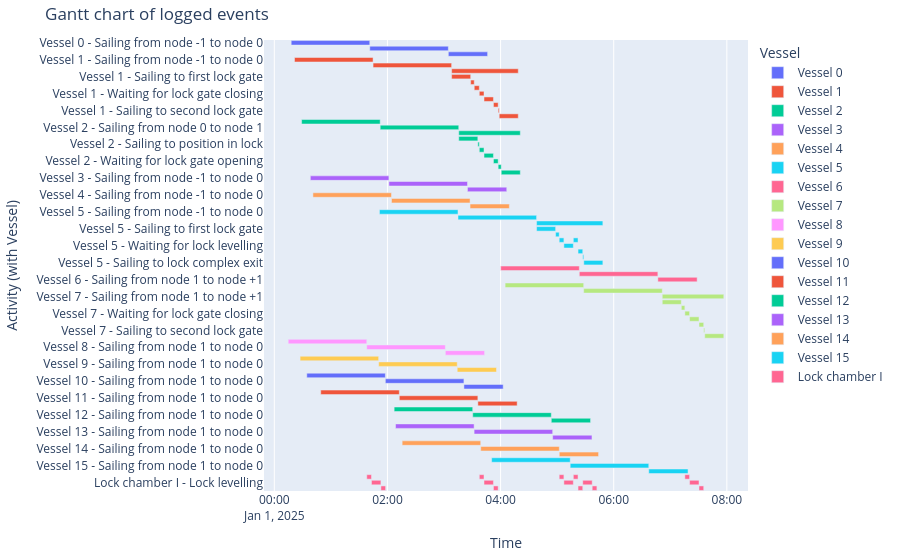

Here is the notebook cell this chart was saved with:
### Markdown cell above
##### Gantt chart of event table
We can create a gantt chart of all the objects:

### Code cell
df_eventtable = opentnsim.core.logutils.logbook2eventtable([*vessels, lock_chamber_I, lock_chamber_II])
fig = generate_vessel_gantt_chart(df_eventtable)

### Figure 1 — Plotly figure (JSON) as saved in the notebook; plotly's stock layout.template omitted (floating-point values rounded to 4 significant figures)
{"data": [{"base": ["2025-01-01T00:17:55.000000000", "2025-01-01T01:41:15.000000000", "2025-01-01T03:04:35.000000000"], "hovertemplate": "object name=Vessel 0<br>start time=%{base}<br>stop time=%{x}<br>activity label=%{y}<extra></extra>", "legendgroup": "Vessel 0", "marker": {"color": "#636efa", "pattern": {"shape": ""}}, "name": "Vessel 0", "orientation": "h", "showlegend": true, "textposition": "auto", "type": "bar", "x": [5000000, 5000000, 2500000], "xaxis": "x", "y": ["Vessel 0 - Sailing from node -1 to node 0", "Vessel 0 - Sailing from node 0 to node 1", "Vessel 0 - Sailing from node 1 to node +1"], "yaxis": "y"}, {"base": ["2025-01-01T00:21:25.000000000", "2025-01-01T01:44:45.000000000", "2025-01-01T03:08:05.000000000", "2025-01-01T03:08:05.000000000", "2025-01-01T03:28:18.000000000", "2025-01-01T03:32:04.000000000", "2025-01-01T03:37:26.000000000", "2025-01-01T03:42:26.000000000", "2025-01-01T03:52:26.000000000", "2025-01-01T03:57:26.000000000", "2025-01-01T03:58:32.000000000"], "hovertemplate": "object name=Vessel 1<br>start time=%{base}<br>stop time=%{x}<br>activity label=%{y}<extra></extra>", "legendgroup": "Vessel 1", "marker": {"color": "#EF553B", "pattern": {"shape": ""}}, "name": "Vessel 1", "orientation": "h", "showlegend": true, "textposition": "auto", "type": "bar", "x": [5000000, 5000000, 4240000, 1213000, 226000, 322000, 300000, 600000, 300000, 66000, 1213000], "xaxis": "x", "y": ["Vessel 1 - Sailing from node -1 to node 0", "Vessel 1 - Sailing from node 0 to node 1", "Vessel 1 - Sailing from node 1 to node +1", "Vessel 1 - Sailing to first lock gate", "Vessel 1 - Sailing to position in lock", "Vessel 1 - Waiting for other vessels to enter lock", "Vessel 1 - Waiting for lock gate closing", "Vessel 1 - Waiting for lock levelling", "Vessel 1 - Waiting for lock gate opening", "Vessel 1 - Sailing to second lock gate", "Vessel 1 - Sailing to lock complex exit"], "yaxis": "y"}, {"base": ["2025-01-01T00:28:58.000000000", "2025-01-01T01:52:18.000000000", "2025-01-01T03:15:38.000000000", "2025-01-01T03:15:38.000000000", "2025-01-01T03:35:52.000000000", "2025-01-01T03:37:26.000000000", "2025-01-01T03:42:26.000000000", "2025-01-01T03:52:26.000000000", "2025-01-01T03:57:26.000000000", "2025-01-01T04:00:43.000000000"], "hovertemplate": "object name=Vessel 2<br>start time=%{base}<br>stop time=%{x}<br>activity label=%{y}<extra></extra>", "legendgroup": "Vessel 2", "marker": {"color": "#00cc96", "pattern": {"shape": ""}}, "name": "Vessel 2", "orientation": "h", "showlegend": true, "textposition": "auto", "type": "bar", "x": [5000000, 5000000, 3918000, 1214000, 94000, 300000, 600000, 300000, 197000, 1213000], "xaxis": "x", "y": ["Vessel 2 - Sailing from node -1 to node 0", "Vessel 2 - Sailing from node 0 to node 1", "Vessel 2 - Sailing from node 1 to node +1", "Vessel 2 - Sailing to first lock gate", "Vessel 2 - Sailing to position in lock", "Vessel 2 - Waiting for lock gate closing", "Vessel 2 - Waiting for lock levelling", "Vessel 2 - Waiting for lock gate opening", "Vessel 2 - Sailing to second lock gate", "Vessel 2 - Sailing to lock complex exit"], "yaxis": "y"}, {"base": ["2025-01-01T00:38:13.000000000", "2025-01-01T02:01:33.000000000", "2025-01-01T03:24:53.000000000"], "hovertemplate": "object name=Vessel 3<br>start time=%{base}<br>stop time=%{x}<br>activity label=%{y}<extra></extra>", "legendgroup": "Vessel 3", "marker": {"color": "#ab63fa", "pattern": {"shape": ""}}, "name": "Vessel 3", "orientation": "h", "showlegend": true, "textposition": "auto", "type": "bar", "x": [5000000, 5000000, 2500000], "xaxis": "x", "y": ["Vessel 3 - Sailing from node -1 to node 0", "Vessel 3 - Sailing from node 0 to node 1", "Vessel 3 - Sailing from node 1 to node +1"], "yaxis": "y"}, {"base": ["2025-01-01T00:40:58.000000000", "2025-01-01T02:04:18.000000000", "2025-01-01T03:27:38.000000000"], "hovertemplate": "object name=Vessel 4<br>start time=%{base}<br>stop time=%{x}<br>activity label=%{y}<extra></extra>", "legendgroup": "Vessel 4", "marker": {"color": "#FFA15A", "pattern": {"shape": ""}}, "name": "Vessel 4", "orientation": "h", "showlegend": true, "textposition": "auto", "type": "bar", "x": [5000000, 5000000, 2500000], "xaxis": "x", "y": ["Vessel 4 - Sailing from node -1 to node 0", "Vessel 4 - Sailing from node 0 to node 1", "Vessel 4 - Sailing from node 1 to node +1"], "yaxis": "y"}, {"base": ["2025-01-01T01:51:31.000000000", "2025-01-01T03:14:51.000000000", "2025-01-01T04:38:11.000000000", "2025-01-01T04:38:11.000000000", "2025-01-01T04:58:24.000000000", "2025-01-01T05:02:10.000000000", "2025-01-01T05:07:10.000000000", "2025-01-01T05:17:10.000000000", "2025-01-01T05:22:10.000000000", "2025-01-01T05:27:10.000000000", "2025-01-01T05:28:16.000000000"], "hovertemplate": "object name=Vessel 5<br>start time=%{base}<br>stop time=%{x}<br>activity label=%{y}<extra></extra>", "legendgroup": "Vessel 5", "marker": {"color": "#19d3f3", "pattern": {"shape": ""}}, "name": "Vessel 5", "orientation": "h", "showlegend": true, "textposition": "auto", "type": "bar", "x": [5000000, 5000000, 4218000, 1213000, 226000, 300000, 600000, 300000, 300000, 66000, 1213000], "xaxis": "x", "y": ["Vessel 5 - Sailing from node -1 to node 0", "Vessel 5 - Sailing from node 0 to node 1", "Vessel 5 - Sailing from node 1 to node +1", "Vessel 5 - Sailing to first lock gate", "Vessel 5 - Sailing to position in lock", "Vessel 5 - Waiting for lock gate closing", "Vessel 5 - Waiting for lock levelling", "Vessel 5 - Waiting for lock gate closing", "Vessel 5 - Waiting for lock gate opening", "Vessel 5 - Sailing to second lock gate", "Vessel 5 - Sailing to lock complex exit"], "yaxis": "y"}, {"base": ["2025-01-01T04:00:10.000000000", "2025-01-01T05:23:30.000000000", "2025-01-01T06:46:50.000000000"], "hovertemplate": "object name=Vessel 6<br>start time=%{base}<br>stop time=%{x}<br>activity label=%{y}<extra></extra>", "legendgroup": "Vessel 6", "marker": {"color": "#FF6692", "pattern": {"shape": ""}}, "name": "Vessel 6", "orientation": "h", "showlegend": true, "textposition": "auto", "type": "bar", "x": [5000000, 5000000, 2500000], "xaxis": "x", "y": ["Vessel 6 - Sailing from node -1 to node 0", "Vessel 6 - Sailing from node 0 to node 1", "Vessel 6 - Sailing from node 1 to node +1"], "yaxis": "y"}, {"base": ["2025-01-01T04:04:49.000000000", "2025-01-01T05:28:09.000000000", "2025-01-01T06:51:29.000000000", "2025-01-01T06:51:29.000000000", "2025-01-01T07:11:42.000000000", "2025-01-01T07:15:28.000000000", "2025-01-01T07:20:28.000000000", "2025-01-01T07:30:28.000000000", "2025-01-01T07:35:28.000000000", "2025-01-01T07:36:33.000000000"], "hovertemplate": "object name=Vessel 7<br>start time=%{base}<br>stop time=%{x}<br>activity label=%{y}<extra></extra>", "legendgroup": "Vessel 7", "marker": {"color": "#B6E880", "pattern": {"shape": ""}}, "name": "Vessel 7", "orientation": "h", "showlegend": true, "textposition": "auto", "type": "bar", "x": [5000000, 5000000, 3917000, 1213000, 226000, 300000, 600000, 300000, 65000, 1213000], "xaxis": "x", "y": ["Vessel 7 - Sailing from node -1 to node 0", "Vessel 7 - Sailing from node 0 to node 1", "Vessel 7 - Sailing from node 1 to node +1", "Vessel 7 - Sailing to first lock gate", "Vessel 7 - Sailing to position in lock", "Vessel 7 - Waiting for lock gate closing", "Vessel 7 - Waiting for lock levelling", "Vessel 7 - Waiting for lock gate opening", "Vessel 7 - Sailing to second lock gate", "Vessel 7 - Sailing to lock complex exit"], "yaxis": "y"}, {"base": ["2025-01-01T00:14:44.000000000", "2025-01-01T01:38:04.000000000", "2025-01-01T03:01:24.000000000"], "hovertemplate": "object name=Vessel 8<br>start time=%{base}<br>stop time=%{x}<br>activity label=%{y}<extra></extra>", "legendgroup": "Vessel 8", "marker": {"color": "#FF97FF", "pattern": {"shape": ""}}, "name": "Vessel 8", "orientation": "h", "showlegend": true, "textposition": "auto", "type": "bar", "x": [5000000, 5000000, 2500000], "xaxis": "x", "y": ["Vessel 8 - Sailing from node +1 to node 1", "Vessel 8 - Sailing from node 1 to node 0", "Vessel 8 - Sailing from node 0 to node -1"], "yaxis": "y"}, {"base": ["2025-01-01T00:27:21.000000000", "2025-01-01T01:50:41.000000000", "2025-01-01T03:14:01.000000000"], "hovertemplate": "object name=Vessel 9<br>start time=%{base}<br>stop time=%{x}<br>activity label=%{y}<extra></extra>", "legendgroup": "Vessel 9", "marker": {"color": "#FECB52", "pattern": {"shape": ""}}, "name": "Vessel 9", "orientation": "h", "showlegend": true, "textposition": "auto", "type": "bar", "x": [5000000, 5000000, 2500000], "xaxis": "x", "y": ["Vessel 9 - Sailing from node +1 to node 1", "Vessel 9 - Sailing from node 1 to node 0", "Vessel 9 - Sailing from node 0 to node -1"], "yaxis": "y"}, {"base": ["2025-01-01T00:34:27.000000000", "2025-01-01T01:57:47.000000000", "2025-01-01T03:21:07.000000000"], "hovertemplate": "object name=Vessel 10<br>start time=%{base}<br>stop time=%{x}<br>activity label=%{y}<extra></extra>", "legendgroup": "Vessel 10", "marker": {"color": "#636efa", "pattern": {"shape": ""}}, "name": "Vessel 10", "orientation": "h", "showlegend": true, "textposition": "auto", "type": "bar", "x": [5000000, 5000000, 2500000], "xaxis": "x", "y": ["Vessel 10 - Sailing from node +1 to node 1", "Vessel 10 - Sailing from node 1 to node 0", "Vessel 10 - Sailing from node 0 to node -1"], "yaxis": "y"}, {"base": ["2025-01-01T00:49:15.000000000", "2025-01-01T02:12:35.000000000", "2025-01-01T03:35:55.000000000"], "hovertemplate": "object name=Vessel 11<br>start time=%{base}<br>stop time=%{x}<br>activity label=%{y}<extra></extra>", "legendgroup": "Vessel 11", "marker": {"color": "#EF553B", "pattern": {"shape": ""}}, "name": "Vessel 11", "orientation": "h", "showlegend": true, "textposition": "auto", "type": "bar", "x": [5000000, 5000000, 2500000], "xaxis": "x", "y": ["Vessel 11 - Sailing from node +1 to node 1", "Vessel 11 - Sailing from node 1 to node 0", "Vessel 11 - Sailing from node 0 to node -1"], "yaxis": "y"}, {"base": ["2025-01-01T02:07:07.000000000", "2025-01-01T03:30:27.000000000", "2025-01-01T04:53:47.000000000"], "hovertemplate": "object name=Vessel 12<br>start time=%{base}<br>stop time=%{x}<br>activity label=%{y}<extra></extra>", "legendgroup": "Vessel 12", "marker": {"color": "#00cc96", "pattern": {"shape": ""}}, "name": "Vessel 12", "orientation": "h", "showlegend": true, "textposition": "auto", "type": "bar", "x": [5000000, 5000000, 2500000], "xaxis": "x", "y": ["Vessel 12 - Sailing from node +1 to node 1", "Vessel 12 - Sailing from node 1 to node 0", "Vessel 12 - Sailing from node 0 to node -1"], "yaxis": "y"}, {"base": ["2025-01-01T02:08:36.000000000", "2025-01-01T03:31:56.000000000", "2025-01-01T04:55:16.000000000"], "hovertemplate": "object name=Vessel 13<br>start time=%{base}<br>stop time=%{x}<br>activity label=%{y}<extra></extra>", "legendgroup": "Vessel 13", "marker": {"color": "#ab63fa", "pattern": {"shape": ""}}, "name": "Vessel 13", "orientation": "h", "showlegend": true, "textposition": "auto", "type": "bar", "x": [5000000, 5000000, 2500000], "xaxis": "x", "y": ["Vessel 13 - Sailing from node +1 to node 1", "Vessel 13 - Sailing from node 1 to node 0", "Vessel 13 - Sailing from node 0 to node -1"], "yaxis": "y"}, {"base": ["2025-01-01T02:15:36.000000000", "2025-01-01T03:38:56.000000000", "2025-01-01T05:02:16.000000000"], "hovertemplate": "object name=Vessel 14<br>start time=%{base}<br>stop time=%{x}<br>activity label=%{y}<extra></extra>", "legendgroup": "Vessel 14", "marker": {"color": "#FFA15A", "pattern": {"shape": ""}}, "name": "Vessel 14", "orientation": "h", "showlegend": true, "textposition": "auto", "type": "bar", "x": [5000000, 5000000, 2500000], "xaxis": "x", "y": ["Vessel 14 - Sailing from node +1 to node 1", "Vessel 14 - Sailing from node 1 to node 0", "Vessel 14 - Sailing from node 0 to node -1"], "yaxis": "y"}, {"base": ["2025-01-01T03:50:31.000000000", "2025-01-01T05:13:51.000000000", "2025-01-01T06:37:11.000000000"], "hovertemplate": "object name=Vessel 15<br>start time=%{base}<br>stop time=%{x}<br>activity label=%{y}<extra></extra>", "legendgroup": "Vessel 15", "marker": {"color": "#19d3f3", "pattern": {"shape": ""}}, "name": "Vessel 15", "orientation": "h", "showlegend": true, "textposition": "auto", "type": "bar", "x": [5000000, 5000000, 2500000], "xaxis": "x", "y": ["Vessel 15 - Sailing from node +1 to node 1", "Vessel 15 - Sailing from node 1 to node 0", "Vessel 15 - Sailing from node 0 to node -1"], "yaxis": "y"}, {"base": ["2025-01-01T01:38:04.000000000", "2025-01-01T01:43:04.000000000", "2025-01-01T01:53:04.000000000", "2025-01-01T03:37:26.000000000", "2025-01-01T03:42:26.000000000", "2025-01-01T03:52:26.000000000", "2025-01-01T05:02:10.000000000", "2025-01-01T05:07:10.000000000", "2025-01-01T05:17:10.000000000", "2025-01-01T05:22:10.000000000", "2025-01-01T05:27:10.000000000", "2025-01-01T05:37:10.000000000", "2025-01-01T07:15:28.000000000", "2025-01-01T07:20:28.000000000", "2025-01-01T07:30:28.000000000"], "hovertemplate": "object name=Lock chamber I<br>start time=%{base}<br>stop time=%{x}<br>activity label=%{y}<extra></extra>", "legendgroup": "Lock chamber I", "marker": {"color": "#FF6692", "pattern": {"shape": ""}}, "name": "Lock chamber I", "orientation": "h", "showlegend": true, "textposition": "auto", "type": "bar", "x": [300000, 600000, 300000, 300000, 600000, 300000, 300000, 600000, 300000, 300000, 600000, 300000, 300000, 600000, 300000], "xaxis": "x", "y": ["Lock chamber I - Lock gate closing", "Lock chamber I - Lock levelling", "Lock chamber I - Lock gate opening", "Lock chamber I - Lock gate closing", "Lock chamber I - Lock levelling", "Lock chamber I - Lock gate opening", "Lock chamber I - Lock gate closing", "Lock chamber I - Lock levelling", "Lock chamber I - Lock gate closing", "Lock chamber I - Lock gate opening", "Lock chamber I - Lock levelling", "Lock chamber I - Lock gate opening", "Lock chamber I - Lock gate closing", "Lock chamber I - Lock levelling", "Lock chamber I - Lock gate opening"], "yaxis": "y"}], "layout": {"barmode": "overlay", "legend": {"title": {"text": "Vessel"}, "tracegroupgap": 0}, "margin": {"b": 20, "l": 20, "r": 20, "t": 40}, "title": {"text": "Gantt chart of logged events"}, "xaxis": {"anchor": "y", "domain": [0, 1], "title": {"text": "Time"}, "type": "date"}, "yaxis": {"anchor": "x", "autorange": "reversed", "domain": [0, 1], "title": {"text": "Activity (with Vessel)"}}}}
